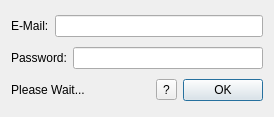
<?xml version="1.0" encoding="UTF-8"?>
<ui version="4.0">
 <class>AuthenticationDialog</class>
 <widget class="QDialog" name="AuthenticationDialog">
  <property name="geometry">
   <rect>
    <x>0</x>
    <y>0</y>
    <width>274</width>
    <height>117</height>
   </rect>
  </property>
  <property name="windowTitle">
   <string>Droper</string>
  </property>
  <layout class="QVBoxLayout" name="verticalLayout">
   <item>
    <layout class="QHBoxLayout" name="horizontalLayout">
     <item>
      <widget class="QLabel" name="emailLabel">
       <property name="text">
        <string>E-Mail:</string>
       </property>
      </widget>
     </item>
     <item>
      <widget class="QLineEdit" name="emailLineEdit">
       <property name="sizePolicy">
        <sizepolicy hsizetype="MinimumExpanding" vsizetype="Fixed">
         <horstretch>0</horstretch>
         <verstretch>0</verstretch>
        </sizepolicy>
       </property>
      </widget>
     </item>
    </layout>
   </item>
   <item>
    <layout class="QHBoxLayout" name="horizontalLayout_2">
     <item>
      <widget class="QLabel" name="passwordLabel">
       <property name="text">
        <string>Password:</string>
       </property>
      </widget>
     </item>
     <item>
      <widget class="QLineEdit" name="passwordLineEdit">
       <property name="sizePolicy">
        <sizepolicy hsizetype="MinimumExpanding" vsizetype="Fixed">
         <horstretch>0</horstretch>
         <verstretch>0</verstretch>
        </sizepolicy>
       </property>
       <property name="echoMode">
        <enum>QLineEdit::Password</enum>
       </property>
      </widget>
     </item>
    </layout>
   </item>
   <item>
    <layout class="QHBoxLayout" name="horizontalLayout_3">
     <item>
      <widget class="QLabel" name="pleaseWaitLabel">
       <property name="enabled">
        <bool>true</bool>
       </property>
       <property name="text">
        <string>Please Wait...</string>
       </property>
       <property name="alignment">
        <set>Qt::AlignCenter</set>
       </property>
      </widget>
     </item>
     <item>
      <spacer name="horizontalSpacer">
       <property name="orientation">
        <enum>Qt::Horizontal</enum>
       </property>
       <property name="sizeHint" stdset="0">
        <size>
         <width>40</width>
         <height>20</height>
        </size>
       </property>
      </spacer>
     </item>
     <item>
      <widget class="QToolButton" name="helpToolButton">
       <property name="text">
        <string>?</string>
       </property>
      </widget>
     </item>
     <item>
      <widget class="QPushButton" name="okPushButton">
       <property name="text">
        <string>OK</string>
       </property>
       <property name="default">
        <bool>true</bool>
       </property>
      </widget>
     </item>
    </layout>
   </item>
  </layout>
 </widget>
 <resources/>
 <connections/>
</ui>
